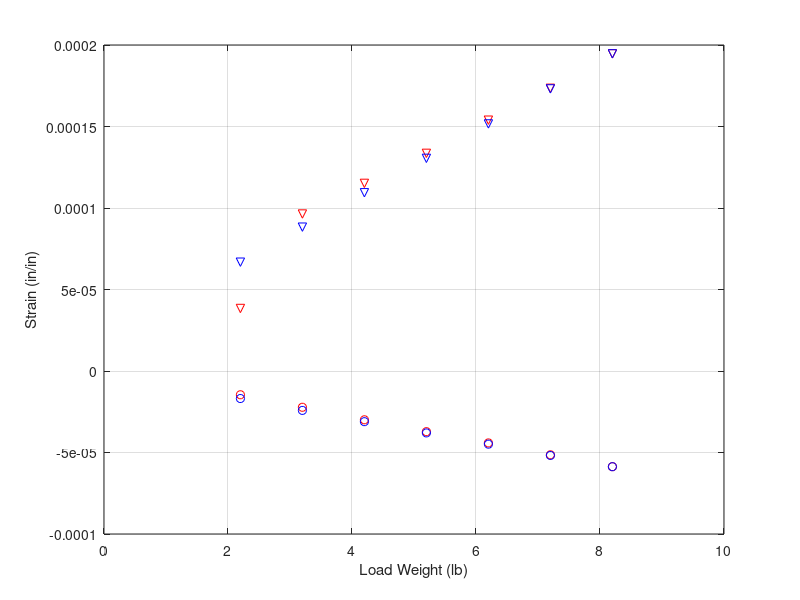

Write the MATLAB code that produced this figure. (Note: this script raises an error after producing the figure.)
% Measurements Lab 3 Calculations

%%  A. Constant Stress
clear all, close all, clc

W = [2.2:1:8.2];

% Aluminum
AaU = [0.100 0.251 0.300 0.348 0.401 0.452 0.507]/5000;
AaD = [0.174 0.230 0.285 0.340 0.395 0.451 0.507]/5000;
AtU = [-0.038 -0.058 -0.078 -0.097 -0.115 -0.134 -0.153]/5000;
AtD = [-0.044 -0.063 -0.081 -0.099 -0.117 -0.135 -0.153]/5000;
AGF = 2.085;
eAaU = (4*AaU)./(AGF*(1-2*AaU));
eAaD = (4*AaD)./(AGF*(1-2*AaD));
eAtU = (4*AtU)./(AGF*(1-2*AtU));
eAtD = (4*AtD)./(AGF*(1-2*AtD));

figure;
plot(W,eAaU,'rv',W,eAaD,'bv',W,eAtU,'ro',W,eAtD,'bo'); grid on;
xlabel('Load Weight (lb)'); ylabel('Strain (in/in)');
axis([0 10 -1e-4 2e-4]);
legend('Axial Up','Axial Down','Transverse Up','Transverse Down','location','nw');

% Brass
BaU = [0.053 0.083 0.112 0.144 0.175 0.206 0.240]/5000;
BaD = [0.022 0.057 0.095 0.131 0.167 0.205 0.240]/5000;
BtU = [-0.029 -0.045 -0.057 -0.067 -0.079 -0.093 -0.108]/5000;
BtD = [-0.049 -0.059 -0.069 -0.078 -0.088 -0.099 -0.108]/5000;
BGF = 2.085;
eBaU = (4*BaU)./(BGF*(1-2*BaU));
eBaD = (4*BaD)./(BGF*(1-2*BaD));
eBtU = (4*BtU)./(BGF*(1-2*BtU));
eBtD = (4*BtD)./(BGF*(1-2*BtD));

figure;
plot(W,eBaU,'rv',W,eBaD,'bv',W,eBtU,'ro',W,eBtD,'bo'); grid on;
xlabel('Load Weight (lb)'); ylabel('Strain (in/in)');
axis([0 10 -1e-4 2e-4]);
legend('Axial Up','Axial Down','Transverse Up','Transverse Down','location','nw');

% Steel
SaU = [0.025 0.037 0.050 0.063 0.077 0.090 0.103]/5000;
SaD = [0.017 0.032 0.046 0.061 0.075 0.089 0.103]/5000;
StU = [-0.012 -0.018 -0.022 -0.027 -0.032 -0.036 -0.040]/5000;
StD = [-0.019 -0.023 -0.026 -0.030 -0.033 -0.037 -0.040]/5000;
SGF = 2.07;
eSaU = (4*SaU)./(SGF*(1-2*SaU));
eSaD = (4*SaD)./(SGF*(1-2*SaD));
eStU = (4*StU)./(SGF*(1-2*StU));
eStD = (4*StD)./(SGF*(1-2*StD));

figure;
plot(W,eSaU,'rv',W,eSaD,'bv',W,eStU,'ro',W,eStD,'bo'); grid on;
xlabel('Load Weight (lb)'); ylabel('Strain (in/in)');
axis([0 10 -1e-4 2e-4]); 
legend('Axial Up','Axial Down','Transverse Up','Transverse Down','location','nw');

SSGIaU = [11 16 21 26 32 40 45]*10e-6/SGF;
SSGIaD = [14 16 24 25 34 40 45]*10e-6/SGF;
SSGIa = (SSGIaU+SSGIaD)/2
figure;
plot(W,eSaU,'ro',W,SSGIa,'bv'); grid on;
xlabel('Load Weight (lb)'); ylabel('Strain (in/in)');
legend('Axial B&DVM','SGI','location','nw');

% There is a significant difference 




% Poisson's Ratio for Up and Down and then take Average
% Thus hysteresis made a big difference between loading and unloading the
% beam but the average of them gave relatively accurate results.
figure;
plot(eAaU,eAtU,'rv',eBaU,eBtU,'bv',eSaU,eStU,'go'); grid on;
P1U = polyfit(eAaU,eAtU,1);
yfit1 = P1U(1)*eAaU+P1U(2);
P2U = polyfit(eBaU,eBtU,1);
yfit2 = P2U(1)*eBaU+P2U(2);
P3U = polyfit(eSaU,eStU,1);
yfit3 = P3U(1)*eSaU+P3U(2);
hold on;
plot(eAaU,yfit1,'r-',eBaU,yfit2,'b-.',eSaU,yfit3,'g--');
xlabel('Weight (lb)'); ylabel('Strain (in/in)');
legend('Aluminum','Brass','Steel','location','ne');

hold on;
plot(eAaD,eAtD,'rv',eBaD,eBtD,'bv',eSaD,eStD,'go'); grid on;
P1D = polyfit(eAaD,eAtD,1);
yfit1 = P1D(1)*eAaD+P1D(2);
P2D = polyfit(eBaD,eBtD,1);
yfit2 = P2D(1)*eBaD+P2D(2);
P3D = polyfit(eSaD,eStD,1);
yfit3 = P3D(1)*eSaD+P3D(2);
hold on;
plot(eAaD,yfit1,'r-',eBaD,yfit2,'b-.',eSaD,yfit3,'g--');
xlabel('Transverse Strain (in/in)'); ylabel('Axial Strain (in/in)');
legend('Aluminum','Brass','Steel','location','ne');

vA = -(P1U(1)+P1D(1))/2
vB = -(P2U(1)+P2D(1))/2
vS = -(P3U(1)+P3D(1))/2

% Averages
eAa = (eAaU + eAaD)/2;
eBa = (eBaU + eBaD)/2;
eSa = (eSaU + eSaD)/2;
eAt = (eAtU + eAtD)/2;
eBt = (eBtU + eBtD)/2;
eSt = (eStU + eStD)/2;

x = 7.875;
b = 2.64;
h = 0.315;
sA = 6*W*x/(b*h.^2)
x = 7.875;
b = 2.629;
h = 0.32;
sB = 6*W*x/(b*h.^2)
x = 7+(9/16);
b = 2.496;
h = 0.357;
sS = 6*W*x/(b*h.^2)
% divide stress by 0.0001450 to convert to Pa
EA = sA/eAa
EB = sB/eBa
ES = sS/eSa

figure;
plot(eAa,sA,'rv',eBa,sB,'bv',eSa,sS,'go',eAa,eAa*EA,'r-',eBa,eBa*EB,'b-',eSa,eSa*ES,'g-'); grid on;
xlabel('Strain (in/in)'); ylabel('Stress (psi)');
legend('Aluminum','Brass','Steel','Aluminum E','Brass E','Steel E','location','se');


%%  B. Cantilever Beam with Strain Rosette
clear all, close all, clc

d = [0 0.1 0.2 0.3 0.4]
e1 = [3 10 15 20 27]/1e6
e2 = [50 157 265 369 474]/1e6
e3 = [70 214 398 513 701]/1e6

ea = ((e2+e1)/2 + (1/(2.^(1/2)))*(((e2-e3).^2)+(e3-e1).^2).^(1/2))
eb = ((e2+e1)/2 - (1/(2.^(1/2)))*(((e2-e3).^2)+(e3-e1).^2).^(1/2))
thetap = 0.5 * atan((e1-2*e2+e3)./(e1-e2))

E = 10.4*10^6
v = 0.33

oa = E * (ea + v.*eb)./(1-(v.^2))
ob = E * (eb + v.*ea)./(1-(v.^2))
L = 10;
b = 1;
h = 0.131;
x = 8 + (15/16);
c = h/2;
I = b*(h.^3)/12;
F = 3*E*I*d/(L.^3);
ox = F*x*c/I